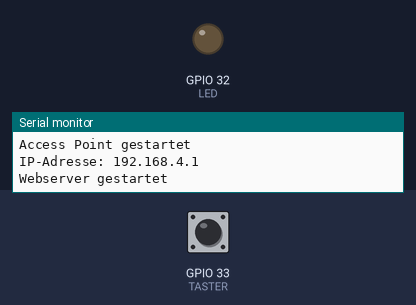
A program run on a simulated ESP32. On the bench: output pins drawn as LEDs (lit = HIGH), the last lines printed to the serial monitor. Inputs (shaded band) come from the test bench; at power-on: GPIO 33 (TASTER) HIGH. Random numbers use the default seed unless the program sets one.

Above: at 1.2 s.
1.3 s: GPIO 33 (TASTER) pulled LOW for 0.15 s
4.4 s: GPIO 33 (TASTER) pulled LOW for 1 s
8.4 s: GPIO 33 (TASTER) pulled LOW for 3.2 s
At 18.8 s:
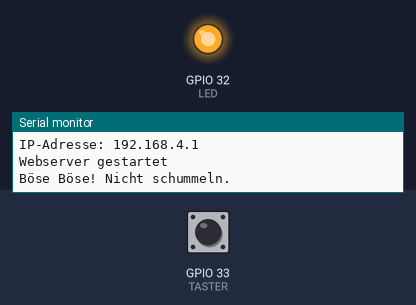
Timing chart, 0 to 19.1 s (numbered marks = the images above; inputs shaded):
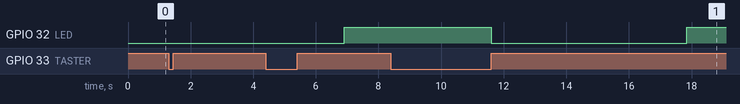

The program:

main.cpp
```cpp
#include <WiFi.h>
#include <ESPAsyncWebServer.h>

#define TASTER 33
#define LED 32

// WiFi Access Point Einstellungen
const char *ssid = "Reaktionstest_AP";
const char *password = "12345678";

AsyncWebServer server(80);

bool ButtonPressed();
void updateLeaderboard(String name, int time);

int zeit = 0;
bool cheater = false;
String currentPlayerName = "Spieler";

unsigned long startTime;
bool oldButtonState = false;

struct Player {
  String name;
  int time;
};

Player leaderboard[5] = {{"", 9999}, {"", 9999}, {"", 9999}, {"", 9999}, {"", 9999}};

enum Reaktionstester {
  Start,
  WaitForButtonRelease,
  RandomDelay,
  LedOn,
  Ausgabe
};

uint8_t Reaktionstester = Start;

void setup() {
  pinMode(LED, OUTPUT);
  pinMode(TASTER, INPUT_PULLUP);
  Serial.begin(115200);

  // SoftAP starten
  WiFi.softAP(ssid, password);
  Serial.println("Access Point gestartet");
  Serial.print("IP-Adresse: ");
  Serial.println(WiFi.softAPIP());

  // Webseite (Root)
  server.on("/", HTTP_GET, [](AsyncWebServerRequest *request) {
    String html = R"rawliteral(
    <!DOCTYPE html>
    <html lang="de">
    <head>
      <meta charset="UTF-8">
      <meta name="viewport" content="width=device-width, initial-scale=1.0">
      <title>Reaktionstest</title>
      <style>
        body {
          font-family: Arial, sans-serif;
          text-align: center;
          background-color: #f4f4f9;
          margin: 0;
          padding: 0;
        }
        h1 {
          color: #333;
        }
        ol {
          list-style-type: none;
          padding: 0;
        }
        li {
          background: #e2e8f0;
          margin: 10px auto;
          padding: 10px 15px;
          border-radius: 5px;
          font-size: 18px;
        }
        form {
          margin: 20px auto;
          padding: 15px;
          background: #ffffff;
          border-radius: 5px;
          box-shadow: 0 2px 5px rgba(0, 0, 0, 0.1);
          max-width: 300px;
        }
        input[type="text"] {
          width: 100%;
          padding: 10px;
          margin: 10px 0;
          border: 1px solid #ccc;
          border-radius: 5px;
        }
        input[type="submit"] {
          padding: 10px 20px;
          color: white;
          background-color: #4CAF50;
          border: none;
          border-radius: 5px;
          cursor: pointer;
          font-size: 16px;
        }
        input[type="submit"]:hover {
          background-color: #45a049;
        }
        a {
          display: inline-block;
          margin-top: 20px;
          text-decoration: none;
          padding: 10px 15px;
          background-color: #007BFF;
          color: white;
          border-radius: 5px;
        }
        a:hover {
          background-color: #0056b3;
        }
      </style>
    </head>
    <body>
      <h1>Reaktionstest Rangliste</h1>
      <ol>
    )rawliteral";

    // Rangliste hinzufügen
    for (int i = 0; i < 5; i++) {
      if (leaderboard[i].time < 9999) {
        html += "<li>" + leaderboard[i].name + ": " + String(leaderboard[i].time) + " ms</li>";
      } else {
        html += "<li>--</li>";
      }
    }

    html += R"rawliteral(
      </ol>
      <form action="/setname" method="get">
        <h2>Name eingeben</h2>
        <input type="text" name="name" placeholder="Dein Name" required>
        <input type="submit" value="Speichern">
      </form>
      <a href="/clear">Rangliste löschen</a>
    </body>
    </html>
    )rawliteral";

    request->send(200, "text/html", html);
  });

  // Name setzen
  server.on("/setname", HTTP_GET, [](AsyncWebServerRequest *request) {
    if (request->hasParam("name")) {
      currentPlayerName = request->getParam("name")->value();
      request->send(200, "text/plain", "Name gesetzt auf: " + currentPlayerName + "\nZurück zur Rangliste: http://192.168.4.1/");
    } else {
      request->send(400, "text/plain", "Name fehlt!");
    }
  });

  // Rangliste löschen
  server.on("/clear", HTTP_GET, [](AsyncWebServerRequest *request) {
    for (int i = 0; i < 5; i++) {
      leaderboard[i] = {"", 9999};
    }
    request->send(200, "text/plain", "Rangliste gelöscht!");
  });

  // Webserver starten
  server.begin();
  Serial.println("Webserver gestartet");
}

void loop() {
  switch (Reaktionstester) {
    case Start:
      cheater = false;
      zeit = 0;
      if (ButtonPressed()) {
        digitalWrite(LED, LOW);
        Reaktionstester = WaitForButtonRelease;
      }
      break;

    case WaitForButtonRelease:
      if (!ButtonPressed()) {
        startTime = millis() + random(2000, 9000);
        Reaktionstester = RandomDelay;
      }
      break;

    case RandomDelay:
      if (millis() > startTime) {
        Reaktionstester = LedOn;
      }
      if (ButtonPressed()) {
        cheater = true;
        Reaktionstester = Ausgabe;
      }
      break;

    case LedOn:
      digitalWrite(LED, HIGH);
      while (!ButtonPressed()) {
        zeit++;
        delay(1);
      }
      Reaktionstester = Ausgabe;
      break;

    case Ausgabe:
      digitalWrite(LED, LOW);
      if (!cheater) {
        Serial.print("Deine Zeit war ");
        Serial.print(zeit);
        Serial.println(" Millisekunden");

        updateLeaderboard(currentPlayerName, zeit);
      } else {
        Serial.println("Böse Böse! Nicht schummeln.");
      }
      delay(1500);
      digitalWrite(LED, HIGH);
      Reaktionstester = Start;
      break;
  }
}

bool ButtonPressed() {
  bool newButtonState = !digitalRead(TASTER);
  if (newButtonState != oldButtonState) {
    oldButtonState = newButtonState;
    if (!newButtonState) {
      return true;
    }
  }
  return false;
}

void updateLeaderboard(String name, int time) {
  for (int i = 0; i < 5; i++) {
    if (time < leaderboard[i].time) {
      for (int j = 4; j > i; j--) {
        leaderboard[j] = leaderboard[j - 1];
      }
      leaderboard[i] = {name, time};
      break;
    }
  }
}
```

Measured:
- after the input at 1.3 s, every drawn part: stays the same
- after the input at 8.4 s, GPIO 32 (LED): HIGH → LOW after 3.2 s, → HIGH 6.3 s later
